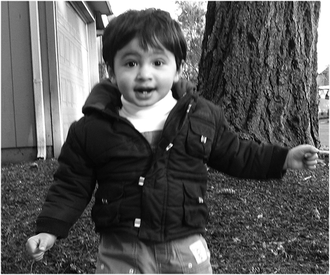
#> input picture Images/kiran1.tif, 330 x 275 px, shrunk from 513 x 427 before the run; the run also reads 1 picture not shown here
$ jupyter execute --allow-errors module_2.ipynb
#> lines starting #> are read from the running program, lines starting #| are printed output that depends on the picture; after the words box and inside, x2 and y2 are one past the last pixel; in counts of white or black regions, pixels touching at a corner belong together
# Module 2 - Filtering

[cell 1]
import matplotlib.pyplot as plt
import imageio as img
import numpy as np
import scipy as sp
import skimage as ski #for different image analysis algorithms
import skimage.filters
import seaborn as sns; sns.set_style('white'); sns.set_context('notebook')

[cell 2]
figfile = 'Processed/' #folder for saving images

Import image as `pic` using function `imread`

[cell 3]
pic = np.array(img.imread('Images/kiran1.tif')).astype('int')
#> pic: shape (275, 330) int64; min 0, max 255, mean 86.6

## 2.1 Convolution and Filtering

[cell 4]
sq = np.ones([3,3]).astype('int')
smoothed = sp.ndimage.convolve(pic,sq,cval = 0, mode = 'constant')
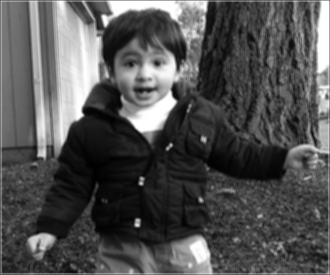
#> smoothed: shape (275, 330) int64; min 42, max 2295, mean 770.5; drawn with min black and max white

[cell 5]
plt.figure(figsize = (5,5))
plt.imshow(smoothed, cmap = 'gray');
plt.savefig(figfile+'smoothed_kiran.tif',dpi = 300)

[cell 6]
print(smoothed[3,3])
#| 1083

[cell 7]
print(pic[2,3]+pic[4,3]+pic[3,2]+pic[3,4]+pic[3,3]+pic[2,4]+pic[4,4]+pic[2,2]+pic[4,2])
#| 1083
print(pic[3,3])
#| 126

Convolving with a 3x3 matrix of ones implies that every pixel is replaces with a sum of its 8 neighbours and itself.

## 2.2 Gaussian Filter

[cell 8]
stdev = 1
gaus = ski.filters.gaussian(pic,stdev)

[cell 9]
plt.figure(figsize = (5,5))
plt.imshow(gaus, cmap = 'gray');
plt.savefig(figfile+'gaussian_kiran.tif',dpi = 300)

A gaussian filter smooths the image and removes edges. The value of `stddev` determines how blurry the image will be.

## 2.3 Median Filter

[cell 10]
med = ski.filters.median(pic)
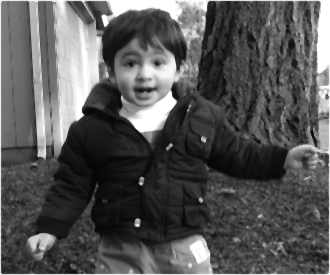
#> med: shape (275, 330) int64; min 5, max 255, mean 86.4

[cell 11]
plt.figure(figsize = (5,5))
plt.imshow(med, cmap = 'gray');
plt.savefig(figfile+'median_kiran.tif',dpi = 300)

Retains edges better than the Gaussian Filter.

## 2.4 Filtering and Thresholding

Applying gaussian and median filters.

[cell 12]
pic2 = np.array(img.imread('Images/MakeUp_RichardPrince_1983_gray.png'))
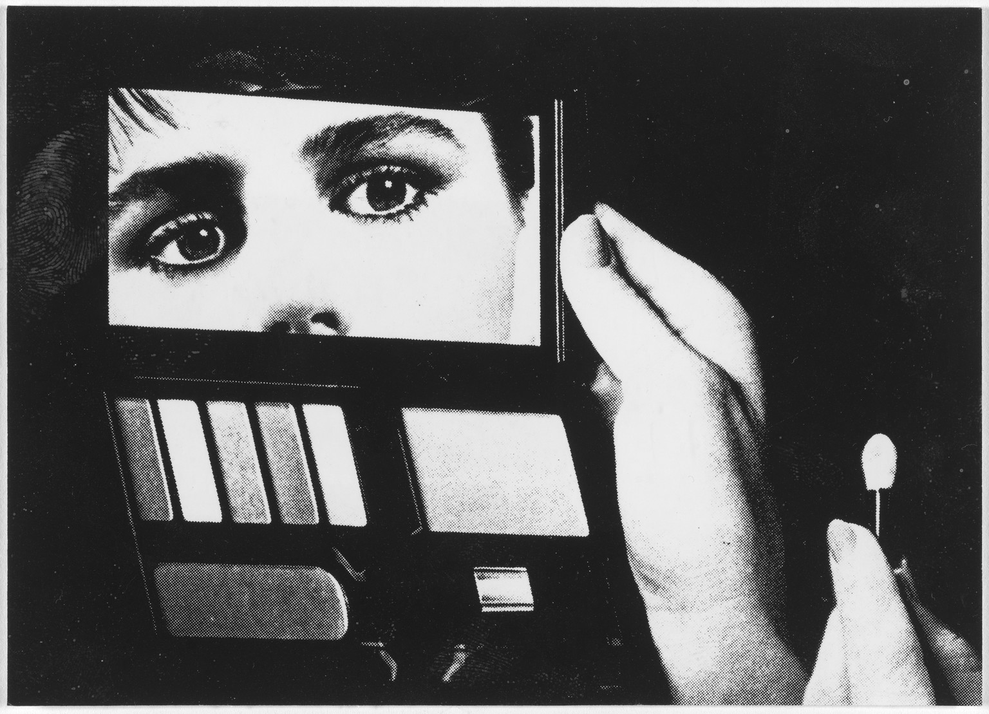
#> input picture Images/MakeUp_RichardPrince_1983_gray.png, 989 x 714 px, shrunk from 1536 x 1109 before the run
#> pic2 is the input picture: shape (714, 989); min 0, max 255, mean 93.7
gaus2 = ski.filters.gaussian(pic2,1)
med2 = ski.filters.median(pic2)

Defining the thresholder function.

[cell 13]
def g_thresh(pic, threshold):
    thresh = np.where(pic < threshold, 0, 1) #binarizes the image
    return thresh

Thresholding filtered images with Otsu's method and plotting.

[cell 14]
threshold = ski.filters.threshold_otsu(pic2)
#> threshold = 128
thresh_pic = g_thresh(pic2,threshold)
#> in g_thresh, `thresh = np.where(pic < threshold, 0, 1)`:
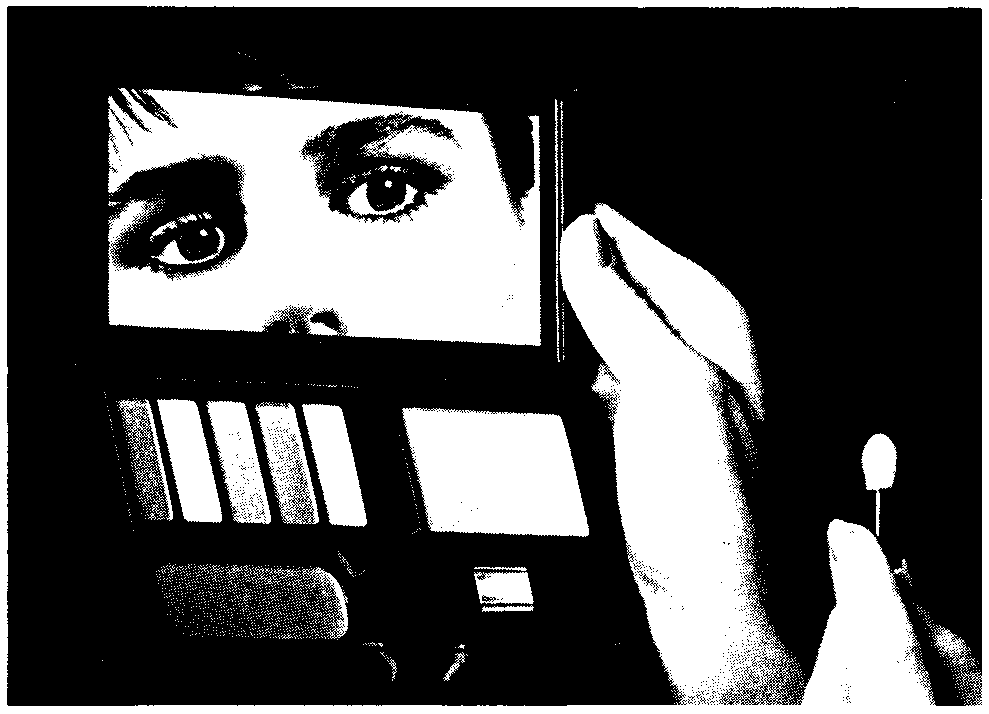
#> thresh: shape (714, 989) int64; values 0 (black) and 1 (white), 31.2% white; 1816 white regions (1771 under 20 px), largest, box (x1, y1, x2, y2) and area: (0, 0, 989, 714) 98646, (108, 88, 541, 346) 72470, (402, 407, 589, 537) 19367

threshold_g = ski.filters.threshold_otsu(gaus2)
#> threshold_g = 0.499
thresh_pic_g = g_thresh(gaus2,threshold_g)
#> call 2 of g_thresh, with threshold = 0.499
#> in g_thresh (call 2), `thresh = np.where(pic < threshold, 0, 1)`:
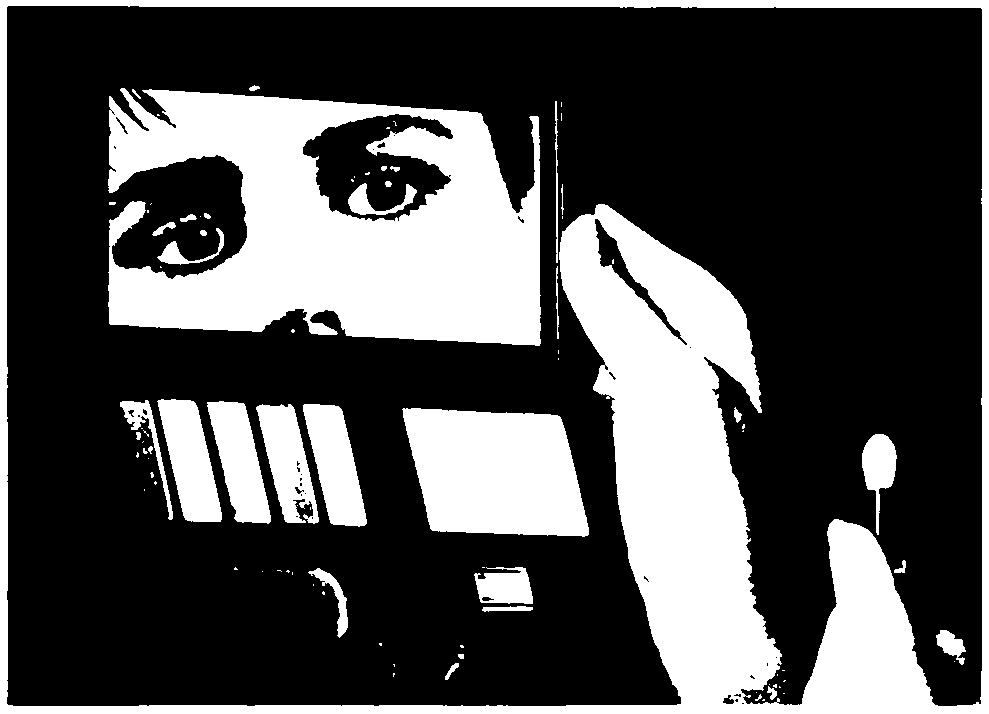
#> thresh: shape (714, 989) int64; values 0 (black) and 1 (white), 30.9% white; 88 white regions (52 under 20 px), largest, box (x1, y1, x2, y2) and area: (0, 0, 989, 714) 99326, (108, 88, 541, 346) 72759, (402, 408, 589, 537) 19409

threshold_m = ski.filters.threshold_otsu(med2)
#> threshold_m = 128
thresh_pic_m = g_thresh(med2,threshold_m)
#> call 3 of g_thresh, with threshold = 128
#> in g_thresh (call 3), `thresh = np.where(pic < threshold, 0, 1)`:
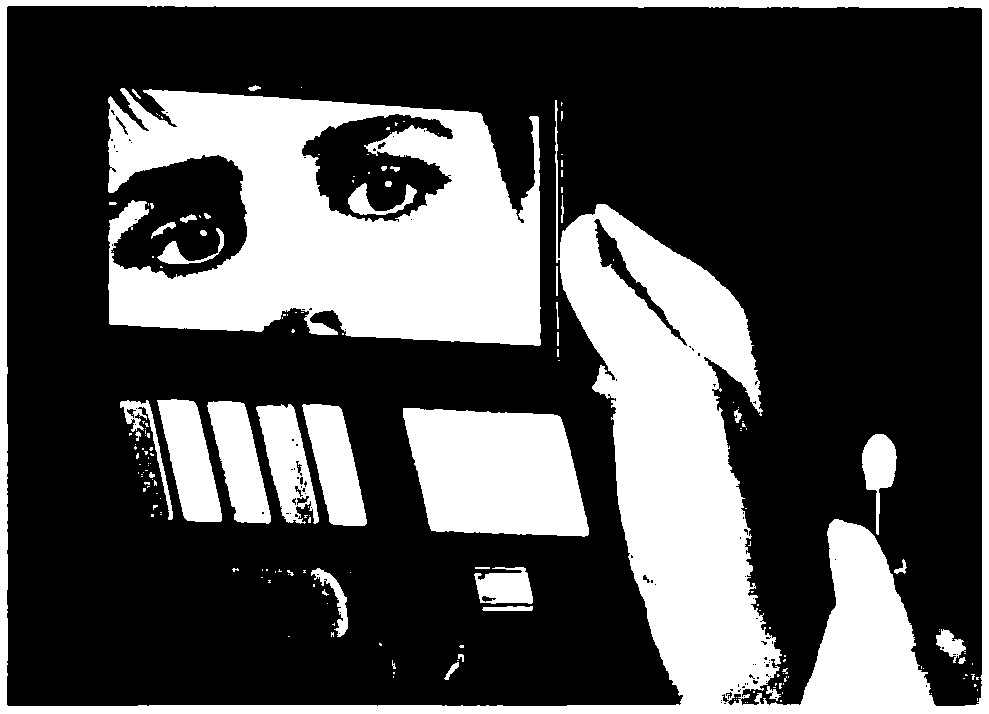
#> thresh: shape (714, 989) int64; values 0 (black) and 1 (white), 30.8% white; 183 white regions (144 under 20 px), largest, box (x1, y1, x2, y2) and area: (0, 0, 989, 714) 98949, (108, 88, 541, 346) 72605, (403, 408, 589, 537) 19391

plt.imshow(thresh_pic, cmap = 'gray'); plt.title('Thresholded')
plt.savefig(figfile+'Thresholded.png',dpi=300); plt.show()
plt.imshow(thresh_pic_g, cmap = 'gray'); plt.title('Gaussian Filtered before Thresholding')
plt.savefig(figfile+'Gaussian_Filtered_before_Thresholding.png',dpi=300); plt.show()
plt.imshow(thresh_pic_m, cmap = 'gray'); plt.title('Median Filtered before Thresholding')
plt.savefig(figfile+'Median_Filtered_before_Thresholding.png',dpi=300); plt.show()
